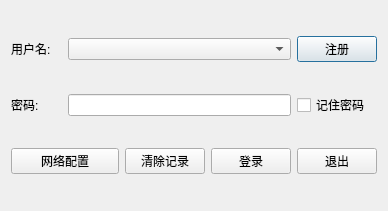
<?xml version="1.0" encoding="UTF-8"?>
<ui version="4.0">
 <class>LoginDialog</class>
 <widget class="QDialog" name="LoginDialog">
  <property name="geometry">
   <rect>
    <x>0</x>
    <y>0</y>
    <width>388</width>
    <height>211</height>
   </rect>
  </property>
  <property name="windowTitle">
   <string>登录</string>
  </property>
  <layout class="QGridLayout" name="gridLayout">
   <item row="0" column="0">
    <widget class="QLabel" name="labAdmin">
     <property name="text">
      <string>用户名:</string>
     </property>
    </widget>
   </item>
   <item row="0" column="1" colspan="3">
    <widget class="QComboBox" name="cmbAdmin"/>
   </item>
   <item row="0" column="4">
    <widget class="QPushButton" name="btnRegister">
     <property name="text">
      <string>注册</string>
     </property>
    </widget>
   </item>
   <item row="1" column="0">
    <widget class="QLabel" name="labPasswd">
     <property name="text">
      <string>密码:</string>
     </property>
    </widget>
   </item>
   <item row="1" column="1" colspan="3">
    <widget class="QLineEdit" name="lineEditPasswd">
     <property name="echoMode">
      <enum>QLineEdit::Password</enum>
     </property>
    </widget>
   </item>
   <item row="1" column="4">
    <widget class="QCheckBox" name="checkBoxPasswd">
     <property name="text">
      <string>记住密码</string>
     </property>
    </widget>
   </item>
   <item row="2" column="0" colspan="2">
    <widget class="QPushButton" name="btnNetConfig">
     <property name="text">
      <string>网络配置</string>
     </property>
    </widget>
   </item>
   <item row="2" column="2">
    <widget class="QPushButton" name="btnClearHistory">
     <property name="text">
      <string>清除记录</string>
     </property>
    </widget>
   </item>
   <item row="2" column="3">
    <widget class="QPushButton" name="btnLogin">
     <property name="text">
      <string>登录</string>
     </property>
    </widget>
   </item>
   <item row="2" column="4">
    <widget class="QPushButton" name="btnQuit">
     <property name="text">
      <string>退出</string>
     </property>
    </widget>
   </item>
  </layout>
 </widget>
 <resources/>
 <connections/>
</ui>
